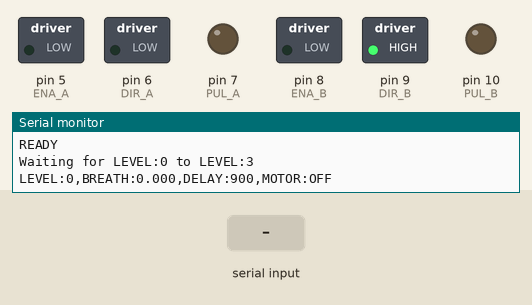
Recording of a sketch running on a simulated Arduino Uno, built with avr-gcc and run on an emulated ATmega328P. On the bench: switched loads named in the sketch (green lamp = pin HIGH), output pins drawn as LEDs (lit = HIGH), the last lines printed to the serial monitor. The test bench sets the inputs (shaded band).

Above: at 1.2 s.
1.3 s: "LEVEL:\n" received over Serial
At 2.7 s:
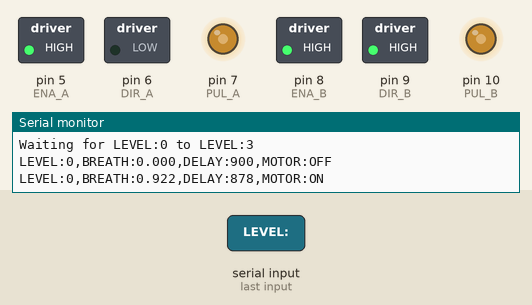
At 21.31 s:
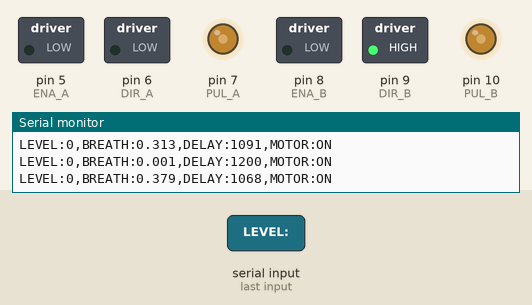
Timing chart, 0 to 22.8 s (numbered marks = the images above; inputs shaded):
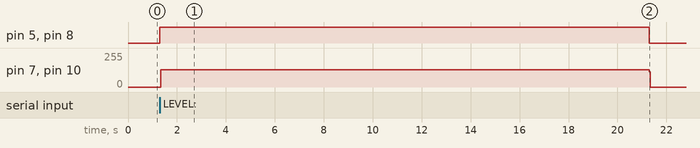

The sketch:

test1.ino
```cpp
// ==========================================
// Gemma 4 -> Arduino -> 双步进电机
// 接收格式：LEVEL:0、LEVEL:1、LEVEL:2、LEVEL:3
// ==========================================

const int PUL_A = 7;
const int DIR_A = 6;
const int ENA_A = 5;

const int PUL_B = 10;
const int DIR_B = 9;
const int ENA_B = 8;

// 如果 MOTOR:ON 但电机不转，将 HIGH 改成 LOW。
const int DRIVER_ENABLE_LEVEL = HIGH;

// 超过 20 秒没有收到 Python 数据，停止电机。
const unsigned long DATA_TIMEOUT_MS = 20000;

String inputLine = "";

int currentLevel = 0;
bool hasReceivedData = false;
bool motorEnabled = false;
bool pulseState = false;

float phase = 0.0;
float breath = 0.0;

unsigned long pulseDelayMicros = 900;
unsigned long lastDataTime = 0;
unsigned long lastPulseToggleMicros = 0;
unsigned long lastPhaseUpdateMicros = 0;
unsigned long lastPrintTime = 0;


// ------------------------------------------
// 初始化
// ------------------------------------------
void setup() {
  pinMode(PUL_A, OUTPUT);
  pinMode(DIR_A, OUTPUT);
  pinMode(ENA_A, OUTPUT);

  pinMode(PUL_B, OUTPUT);
  pinMode(DIR_B, OUTPUT);
  pinMode(ENA_B, OUTPUT);

  digitalWrite(PUL_A, LOW);
  digitalWrite(PUL_B, LOW);

  // 两个电机反方向旋转。
  // 希望同方向时，将 DIR_B 改为 LOW。
  digitalWrite(DIR_A, LOW);
  digitalWrite(DIR_B, HIGH);

  setMotorEnabled(false);

  Serial.begin(115200);
  Serial.println("READY");
  Serial.println("Waiting for LEVEL:0 to LEVEL:3");

  lastPhaseUpdateMicros = micros();
}


// ------------------------------------------
// 主循环
// ------------------------------------------
void loop() {
  readLevelFromSerial();
  updateMotor();
  printStatus();
}


// ------------------------------------------
// 接收 Python 发送的 LEVEL
// ------------------------------------------
void readLevelFromSerial() {
  while (Serial.available() > 0) {
    char incomingChar = Serial.read();

    if (incomingChar == '\n') {
      inputLine.trim();

      if (inputLine.startsWith("LEVEL:")) {
        int receivedLevel = inputLine.substring(6).toInt();

        if (receivedLevel >= 0 && receivedLevel <= 3) {
          currentLevel = receivedLevel;
          lastDataTime = millis();
          hasReceivedData = true;
        }
      }

      inputLine = "";
    }
    else if (incomingChar != '\r') {
      if (inputLine.length() < 40) {
        inputLine += incomingChar;
      }
    }
  }
}


// ------------------------------------------
// 非阻塞电机控制
// ------------------------------------------
void updateMotor() {
  bool dataIsFresh =
    hasReceivedData &&
    (millis() - lastDataTime <= DATA_TIMEOUT_MS);

  if (!dataIsFresh) {
    setMotorEnabled(false);
    return;
  }

  setMotorEnabled(true);

  unsigned long nowMicros = micros();

  float elapsedSeconds =
    (nowMicros - lastPhaseUpdateMicros) / 1000000.0;

  lastPhaseUpdateMicros = nowMicros;

  if (elapsedSeconds > 0.1) {
    elapsedSeconds = 0.1;
  }

  // 等级越高，呼吸越急促。
  float breathHz = 0.20;

  if (currentLevel == 1) {
    breathHz = 0.45;
  }
  else if (currentLevel == 2) {
    breathHz = 0.85;
  }
  else if (currentLevel == 3) {
    breathHz = 1.35;
  }

  phase += 2.0 * PI * breathHz * elapsedSeconds;
  breath = (sin(phase) + 1.0) * 0.5;

  int baseDelay = 1200;

  if (currentLevel == 1) {
    baseDelay = 950;
  }
  else if (currentLevel == 2) {
    baseDelay = 720;
  }
  else if (currentLevel == 3) {
    baseDelay = 520;
  }

  pulseDelayMicros =
    baseDelay - (unsigned long)(breath * 350.0);

  if (pulseDelayMicros < 140) {
    pulseDelayMicros = 140;
  }

  if (
    nowMicros - lastPulseToggleMicros
    >= pulseDelayMicros
  ) {
    lastPulseToggleMicros = nowMicros;

    pulseState = !pulseState;

    digitalWrite(PUL_A, pulseState);
    digitalWrite(PUL_B, pulseState);
  }
}


// ------------------------------------------
// TB6600 使能
// ------------------------------------------
void setMotorEnabled(bool enabled) {
  if (enabled == motorEnabled) {
    return;
  }

  motorEnabled = enabled;

  int outputLevel =
    enabled ? DRIVER_ENABLE_LEVEL : !DRIVER_ENABLE_LEVEL;

  digitalWrite(ENA_A, outputLevel);
  digitalWrite(ENA_B, outputLevel);

  if (!enabled) {
    digitalWrite(PUL_A, LOW);
    digitalWrite(PUL_B, LOW);
    pulseState = false;
  }
}


// ------------------------------------------
// 输出状态
// ------------------------------------------
void printStatus() {
  if (millis() - lastPrintTime < 1000) {
    return;
  }

  lastPrintTime = millis();

  Serial.print("LEVEL:");
  Serial.print(currentLevel);

  Serial.print(",BREATH:");
  Serial.print(breath, 3);

  Serial.print(",DELAY:");
  Serial.print(pulseDelayMicros);

  Serial.print(",MOTOR:");
  Serial.println(motorEnabled ? "ON" : "OFF");
}
```

Measured:
- after the input at 1.3 s, pin 5 (ENA_A), pin 8 (ENA_B): LOW → HIGH at once, → LOW 20.0 s later; pin 7 (PUL_A), pin 10 (PUL_B): 0/255 → 128/255 after 0.05 s, → 0/255 20.0 s later
